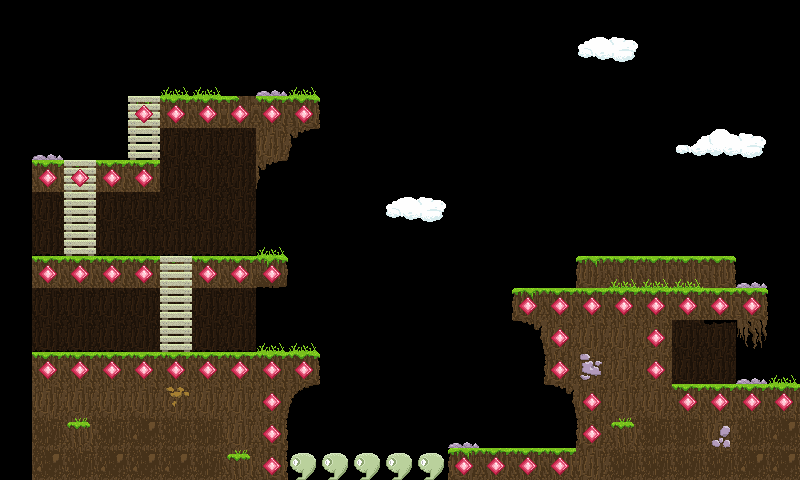

Below is a game level as drawn by its tile map, then a one-line description and the .tmx file that defines it, in full:
An orthogonal 25x15 tile map with 32x32 px tiles, 4 tile layers (World, Ladders, CollisionLayer, DeathLayer) and 4 objects (2x EnemyStartPoint, PlayerFinishPoint, PlayerStartPoint).

<map version="1.0" orientation="orthogonal" renderorder="right-down" width="25" height="15" tilewidth="32" tileheight="32" nextobjectid="8">
 <tileset firstgid="1" name="BrownTiles" tilewidth="32" tileheight="32" tilecount="64" columns="8">
  <image source="../BrownNature/BrownTiles.png" width="256" height="256" />
 </tileset>
 <layer name="World" width="25" height="15" offsetx="32" offsety="0">
  <data encoding="csv">
0,0,0,0,0,0,0,0,0,0,0,0,0,0,0,0,0,0,0,0,0,0,0,0,0,
0,0,0,0,0,0,0,0,0,0,0,0,0,0,0,0,0,38,39,0,0,0,0,0,0,
0,0,0,0,29,29,0,47,29,0,0,0,0,0,0,0,0,0,0,0,0,0,0,0,0,
0,0,0,3,1,1,64,1,2,0,0,0,0,0,0,0,0,0,0,0,0,0,0,0,0,
47,0,0,0,12,12,12,5,56,0,0,0,0,0,0,0,0,0,0,0,42,41,40,0,0,
1,1,1,1,12,12,12,56,0,0,0,0,0,0,0,0,0,0,0,0,0,0,0,0,0,
12,12,12,12,12,12,12,0,0,0,0,38,39,0,0,0,0,0,0,0,0,0,0,0,0,
32,12,32,32,32,32,32,29,0,0,0,0,0,0,0,0,0,0,0,0,0,0,0,0,0,
1,1,1,1,1,1,1,63,0,0,0,0,0,0,0,0,0,3,27,27,27,2,47,0,0,
12,12,12,12,12,12,12,0,0,0,0,0,0,0,0,3,1,1,1,1,1,1,2,0,0,
32,32,32,12,12,32,32,29,29,0,0,0,0,0,0,13,5,5,5,5,12,14,24,0,0,
1,1,1,1,1,1,1,1,2,0,0,0,0,0,0,0,4,49,5,5,12,12,47,29,29,
5,5,5,5,50,5,5,5,9,0,0,0,0,0,0,0,13,5,5,5,1,1,1,1,1,
33,28,33,34,33,33,5,6,0,0,0,0,0,47,0,0,0,4,28,33,33,48,33,34,33,
34,33,34,34,34,33,28,6,0,0,0,0,0,3,1,1,1,5,33,33,33,33,34,34,34
</data>
 </layer>
 <objectgroup name="ObjectLayer" offsetx="32" offsety="0">
  <object id="3" name="PlayerFinishPoint" x="768" y="320" width="32" height="32" />
  <object id="5" name="EnemyStartPoint" x="224" y="32" width="32" height="32" />
  <object id="6" name="EnemyStartPoint" x="640" y="224" width="32" height="32" />
  <object id="7" name="PlayerStartPoint" x="96" y="192" width="32" height="32" />
 </objectgroup>
 <layer name="Ladders" width="25" height="15" offsetx="32" offsety="0">
  <data encoding="csv">
0,0,0,0,0,0,0,0,0,0,0,0,0,0,0,0,0,0,0,0,0,0,0,0,0,
0,0,0,0,0,0,0,0,0,0,0,0,0,0,0,0,0,0,0,0,0,0,0,0,0,
0,0,0,0,0,0,0,0,0,0,0,0,0,0,0,0,0,0,0,0,0,0,0,0,0,
0,0,0,45,0,0,0,0,0,0,0,0,0,0,0,0,0,0,0,0,0,0,0,0,0,
0,0,0,45,0,0,0,0,0,0,0,0,0,0,0,0,0,0,0,0,0,0,0,0,0,
0,45,0,0,0,0,0,0,0,0,0,0,0,0,0,0,0,0,0,0,0,0,0,0,0,
0,45,0,0,0,0,0,0,0,0,0,0,0,0,0,0,0,0,0,0,0,0,0,0,0,
0,45,0,0,0,0,0,0,0,0,0,0,0,0,0,0,0,0,0,0,0,0,0,0,0,
0,0,0,0,45,0,0,0,0,0,0,0,0,0,0,0,0,0,0,0,0,0,0,0,0,
0,0,0,0,45,0,0,0,0,0,0,0,0,0,0,0,0,0,0,0,0,0,0,0,0,
0,0,0,0,45,0,0,0,0,0,0,0,0,0,0,0,0,0,0,0,0,0,0,0,0,
0,0,0,0,0,0,0,0,0,0,0,0,0,0,0,0,0,0,0,0,0,0,0,0,0,
0,0,0,0,0,0,0,0,0,0,0,0,0,0,0,0,0,0,0,0,0,0,0,0,0,
0,0,0,0,0,0,0,0,0,0,0,0,0,0,0,0,0,0,0,0,0,0,0,0,0,
0,0,0,0,0,0,0,0,0,0,0,0,0,0,0,0,0,0,0,0,0,0,0,0,0
</data>
 </layer>
 <layer name="CollisionLayer" width="25" height="15" offsetx="32" offsety="0">
  <data encoding="csv">
0,0,0,0,0,0,0,0,0,0,0,0,0,0,0,0,0,0,0,0,0,0,0,0,0,
0,0,0,0,0,0,0,0,0,0,0,0,0,0,0,0,0,0,0,0,0,0,0,0,0,
0,0,0,0,0,0,0,0,0,0,0,0,0,0,0,0,0,0,0,0,0,0,0,0,0,
0,0,0,51,51,51,51,51,51,0,0,0,0,0,0,0,0,0,0,0,0,0,0,0,0,
0,0,0,0,0,0,0,0,0,0,0,0,0,0,0,0,0,0,0,0,0,0,0,0,0,
51,51,51,51,0,0,0,0,0,0,0,0,0,0,0,0,0,0,0,0,0,0,0,0,0,
0,0,0,0,0,0,0,0,0,0,0,0,0,0,0,0,0,0,0,0,0,0,0,0,0,
0,0,0,0,0,0,0,0,0,0,0,0,0,0,0,0,0,0,0,0,0,0,0,0,0,
51,51,51,51,0,51,51,51,0,0,0,0,0,0,0,0,0,0,0,0,0,0,0,0,0,
0,0,0,0,0,0,0,0,0,0,0,0,0,0,0,51,51,51,51,51,51,51,51,0,0,
0,0,0,0,0,0,0,0,0,0,0,0,0,0,0,0,51,0,0,51,0,0,0,0,0,
51,51,51,51,51,51,51,51,51,0,0,0,0,0,0,0,51,0,0,51,0,0,0,0,0,
0,0,0,0,0,0,0,51,0,0,0,0,0,0,0,0,0,51,0,0,51,51,51,51,51,
0,0,0,0,0,0,0,51,0,0,0,0,0,0,0,0,0,51,0,0,0,0,0,0,0,
0,0,0,0,0,0,0,51,0,0,0,0,0,51,51,51,51,0,0,0,0,0,0,0,0
</data>
 </layer>
 <layer name="DeathLayer" width="25" height="15" offsetx="32" offsety="0">
  <data encoding="csv">
0,0,0,0,0,0,0,0,0,0,0,0,0,0,0,0,0,0,0,0,0,0,0,0,0,
0,0,0,0,0,0,0,0,0,0,0,0,0,0,0,0,0,0,0,0,0,0,0,0,0,
0,0,0,0,0,0,0,0,0,0,0,0,0,0,0,0,0,0,0,0,0,0,0,0,0,
0,0,0,0,0,0,0,0,0,0,0,0,0,0,0,0,0,0,0,0,0,0,0,0,0,
0,0,0,0,0,0,0,0,0,0,0,0,0,0,0,0,0,0,0,0,0,0,0,0,0,
0,0,0,0,0,0,0,0,0,0,0,0,0,0,0,0,0,0,0,0,0,0,0,0,0,
0,0,0,0,0,0,0,0,0,0,0,0,0,0,0,0,0,0,0,0,0,0,0,0,0,
0,0,0,0,0,0,0,0,0,0,0,0,0,0,0,0,0,0,0,0,0,0,0,0,0,
0,0,0,0,0,0,0,0,0,0,0,0,0,0,0,0,0,0,0,0,0,0,0,0,0,
0,0,0,0,0,0,0,0,0,0,0,0,0,0,0,0,0,0,0,0,0,0,0,0,0,
0,0,0,0,0,0,0,0,0,0,0,0,0,0,0,0,0,0,0,0,0,0,0,0,0,
0,0,0,0,0,0,0,0,0,0,0,0,0,0,0,0,0,0,0,0,0,0,0,0,0,
0,0,0,0,0,0,0,0,0,0,0,0,0,0,0,0,0,0,0,0,0,0,0,0,0,
0,0,0,0,0,0,0,0,0,0,0,0,0,0,0,0,0,0,0,0,0,0,0,0,0,
0,0,0,0,0,0,0,0,52,52,52,52,52,0,0,0,0,0,0,0,0,0,0,0,0
</data>
 </layer>
</map>
